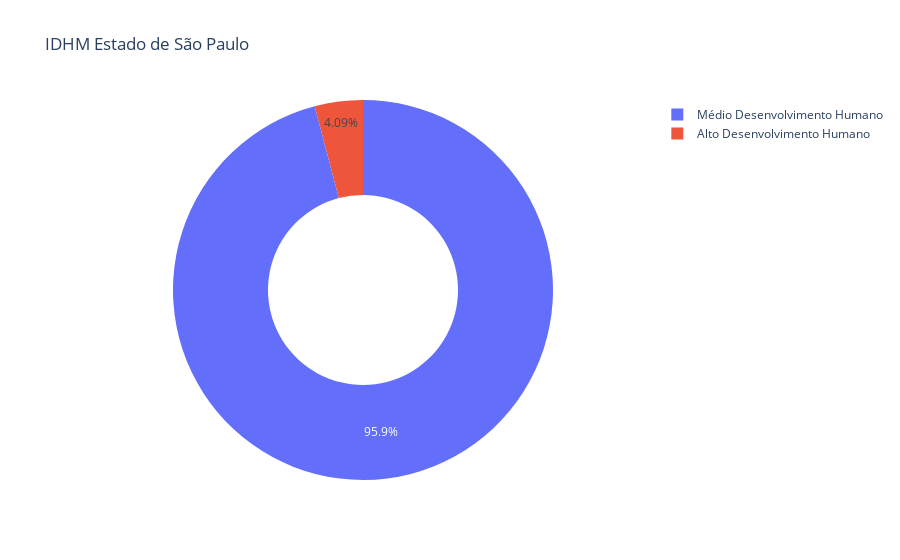

Notebook code for this chart:
### Markdown cell above
Grafico de Pizza para comparar as proporções entre classes

### Code cell
fig5 = go.Figure(go.Pie(labels=df_idhm_esp['classe'], values=df_idhm_esp['idhm'], hole = 0.5))
fig5.update_layout(title_text="IDHM Estado de São Paulo")
fig5.show()

### Figure 1 — Plotly figure (JSON) as saved in the notebook; plotly's stock layout.template omitted (floating-point values rounded to 4 significant figures; data arrays with more than 128 entries replaced by an {"elided": "..."} marker saying what was removed)
{"data": [{"hole": 0.5, "labels": {"elided": "645 str values"}, "type": "pie", "values": {"elided": "645 float values"}}], "layout": {"title": {"text": "IDHM Estado de São Paulo"}}}
